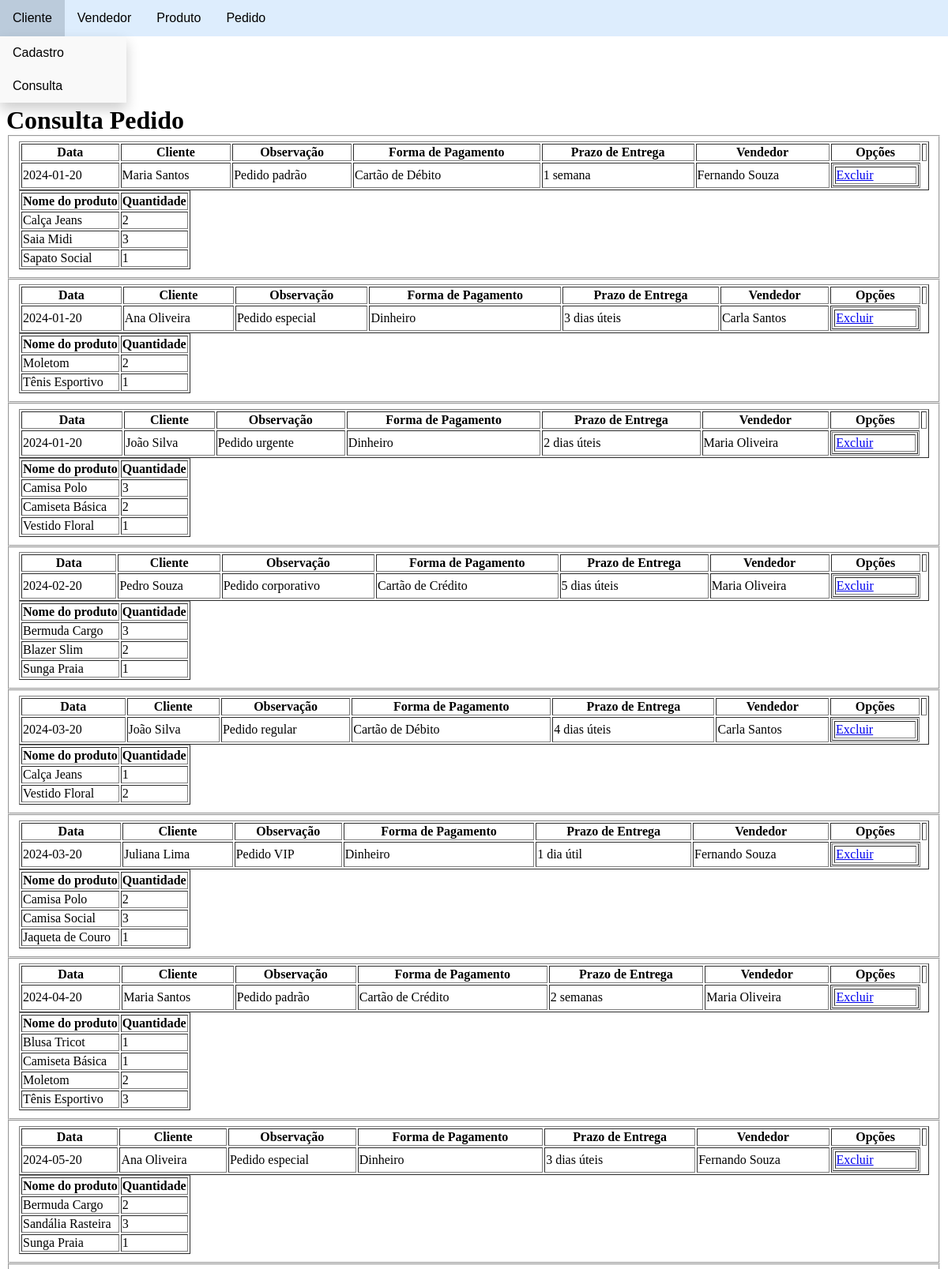
The page /pedido/consultarPedido.php (upper part) on the database its author committed.
### tables this page shows
CREATE TABLE tb_pedido(
    id INTEGER AUTO_INCREMENT PRIMARY KEY,
    data_ped DATE,
    id_cliente INTEGER REFERENCES tb_cliente(id),
    observacao VARCHAR(100),
    forma_pagto INTEGER REFERENCES tb_forma_pagto(id),
    prazo_entrega VARCHAR(20),
    id_vendedor INTEGER REFERENCES tb_vendedor(id)
) engine INNODB;

CREATE TABLE tb_cliente(
    id INTEGER AUTO_INCREMENT PRIMARY KEY,
    nome VARCHAR(100),
    endereco VARCHAR(100),
    numero VARCHAR(10),
    bairro VARCHAR(100),
    cidade VARCHAR(100),
    estado CHAR(2),
    email VARCHAR(100),
    cpf_cnpj VARCHAR(14),
    rg VARCHAR(9),
    telefone VARCHAR(15),
    celular VARCHAR(15),
    data_nasc DATE,
    salario NUMERIC(12,2)
) engine INNODB;

CREATE TABLE tb_forma_pagto(
    id INTEGER AUTO_INCREMENT PRIMARY KEY,
    nome VARCHAR(100)
) engine INNODB;

CREATE TABLE tb_vendedor(
	id INTEGER AUTO_INCREMENT PRIMARY KEY,
	nome VARCHAR(100),
	endereco VARCHAR(150),
	cidade VARCHAR(50),
	estado VARCHAR(2),
	celular VARCHAR(15),
	email VARCHAR(160),
	perc_comissao NUMERIC(5,2)
) engine INNODB;

CREATE TABLE tb_itens_pedido(
    id_pedido INTEGER REFERENCES tb_pedido(id),
    id_produto INTEGER REFERENCES tb_produto(id),
    qtde INTEGER,
    id_item INTEGER AUTO_INCREMENT PRIMARY KEY
) engine INNODB;

CREATE TABLE tb_produto(
	id INTEGER AUTO_INCREMENT PRIMARY KEY,
	nome VARCHAR(100),
	qtde_estoque INTEGER,
	preco NUMERIC(10,2),
	unidade_medida VARCHAR(20),
	promocao CHAR(3)  
) engine INNODB;

### pedido/consultarPedido.php (the view, shortened to what this page needs)
<!DOCTYPE html>
<html lang="pt-br">
<head>
</head>
<?php include('../navbar.php')?>
<body>
    <h1>Consulta Pedido</h1>
    <form method="POST">
        <?php
            include("../conexao.php");
            $query="SELECT p.id as pedido_id, p.data_ped, c.nome as cliente, p.observacao,
            fp.nome as forma_pagto, p.prazo_entrega, v.nome as vendedor FROM tb_pedido p
            INNER JOIN tb_cliente c ON c.id = p.id_cliente
            INNER JOIN tb_forma_pagto fp ON fp.id = p.forma_pagto
            INNER JOIN tb_vendedor v ON v.id = p.id_vendedor
            ORDER BY p.data_ped";
            $resu=mysqli_query($con,$query) or die(mysqli_connect_error());
        ?>
        <?php
            while($reg = mysqli_fetch_array($resu)){
                echo"<fieldset><table width='100%' border='1px'><tr>
                <th>Data</th>
                <th>Cliente</th>
                <th>Observação</th>
                <th>Forma de Pagamento</th>
                <th>Prazo de Entrega</th>
                <th>Vendedor</th>
                <th>Opções<th>
                </tr>
                <tr>
                    <td>".$reg['data_ped']."</td>
                    <td>".$reg['cliente']."</td>
                    <td>".$reg['observacao']."</td>
                    <td>".$reg['forma_pagto']."</td>
                    <td>".$reg['prazo_entrega']."</td>
                    <td>".$reg['vendedor']."</td>
                    <td width='10%'><table border='1' width='100%'><tr>
                        <td><a href='excluirPedido.php?pedido_id=".$reg['pedido_id']."'>Excluir</td>
                    </tr></table></td>
                </tr></table>";
                $query2="SELECT p.nome as nome_produto, ip.qtde as quantidade FROM tb_itens_pedido ip
                INNER JOIN tb_produto p ON ip.id_produto = p.id WHERE ip.id_pedido = ".$reg['pedido_id']." ORDER BY nome_produto";
                $resu2=mysqli_query($con,$query2) or die(mysqli_connect_error());
                echo "
                <table border='1px'><tr>
                    <th>Nome do produto</th>
                    <th>Quantidade</th>
                </tr>";
                while($reg2 = mysqli_fetch_array($resu2)){
                    echo "
                    <tr>
                        <td>".$reg2['nome_produto']."</td>
                        <td>".$reg2['quantidade']."</td>
                    </tr>";
                }
                echo "</table></fieldset>";
            }
        ?>
    </form>
</body>
</html>

### navbar.php (style rules this page uses)
h1 { margin:3em 0 0 0; }

### rows shown on the page
tb_pedido: data_ped "2024-01-20", id_cliente.nome "Maria Santos", observacao "Pedido padrão", forma_pagto.nome "Cartão de Débito", prazo_entrega "1 semana", id_vendedor.nome "Fernando Souza"
tb_itens_pedido: id_produto.nome "Calça Jeans", qtde "2"
tb_itens_pedido: id_produto.nome "Saia Midi", qtde "3"
tb_itens_pedido: id_produto.nome "Sapato Social", qtde "1"
tb_pedido: data_ped "2024-01-20", id_cliente.nome "Ana Oliveira", observacao "Pedido especial", forma_pagto.nome "Dinheiro", prazo_entrega "3 dias úteis", id_vendedor.nome "Carla Santos"
tb_itens_pedido: id_produto.nome "Moletom", qtde "2"
tb_itens_pedido: id_produto.nome "Tênis Esportivo", qtde "1"
tb_pedido: data_ped "2024-01-20", id_cliente.nome "João Silva", observacao "Pedido urgente", forma_pagto.nome "Dinheiro", prazo_entrega "2 dias úteis", id_vendedor.nome "Maria Oliveira"
tb_itens_pedido: id_produto.nome "Camisa Polo", qtde "3"
tb_itens_pedido: id_produto.nome "Camiseta Básica", qtde "2"
tb_itens_pedido: id_produto.nome "Vestido Floral", qtde "1"
tb_pedido: data_ped "2024-02-20", id_cliente.nome "Pedro Souza", observacao "Pedido corporativo", forma_pagto.nome "Cartão de Crédito", prazo_entrega "5 dias úteis", id_vendedor.nome "Maria Oliveira"
tb_itens_pedido: id_produto.nome "Bermuda Cargo", qtde "3"
tb_itens_pedido: id_produto.nome "Blazer Slim", qtde "2"
tb_itens_pedido: id_produto.nome "Sunga Praia", qtde "1"
tb_pedido: data_ped "2024-03-20", id_cliente.nome "João Silva", observacao "Pedido regular", forma_pagto.nome "Cartão de Débito", prazo_entrega "4 dias úteis", id_vendedor.nome "Carla Santos"
tb_itens_pedido: id_produto.nome "Calça Jeans", qtde "1"
tb_itens_pedido: id_produto.nome "Vestido Floral", qtde "2"
tb_pedido: data_ped "2024-03-20", id_cliente.nome "Juliana Lima", observacao "Pedido VIP", forma_pagto.nome "Dinheiro", prazo_entrega "1 dia útil", id_vendedor.nome "Fernando Souza"
tb_itens_pedido: id_produto.nome "Camisa Polo", qtde "2"
tb_itens_pedido: id_produto.nome "Camisa Social", qtde "3"
tb_itens_pedido: id_produto.nome "Jaqueta de Couro", qtde "1"
tb_pedido: data_ped "2024-04-20", id_cliente.nome "Maria Santos", observacao "Pedido padrão", forma_pagto.nome "Cartão de Crédito", prazo_entrega "2 semanas", id_vendedor.nome "Maria Oliveira"
tb_itens_pedido: id_produto.nome "Blusa Tricot", qtde "1"
tb_itens_pedido: id_produto.nome "Camiseta Básica", qtde "1"
tb_itens_pedido: id_produto.nome "Moletom", qtde "2"
tb_itens_pedido: id_produto.nome "Tênis Esportivo", qtde "3"
tb_pedido: data_ped "2024-05-20", id_cliente.nome "Ana Oliveira", observacao "Pedido especial", forma_pagto.nome "Dinheiro", prazo_entrega "3 dias úteis", id_vendedor.nome "Fernando Souza"
tb_itens_pedido: id_produto.nome "Bermuda Cargo", qtde "2"
tb_itens_pedido: id_produto.nome "Sandália Rasteira", qtde "3"
tb_itens_pedido: id_produto.nome "Sunga Praia", qtde "1"
